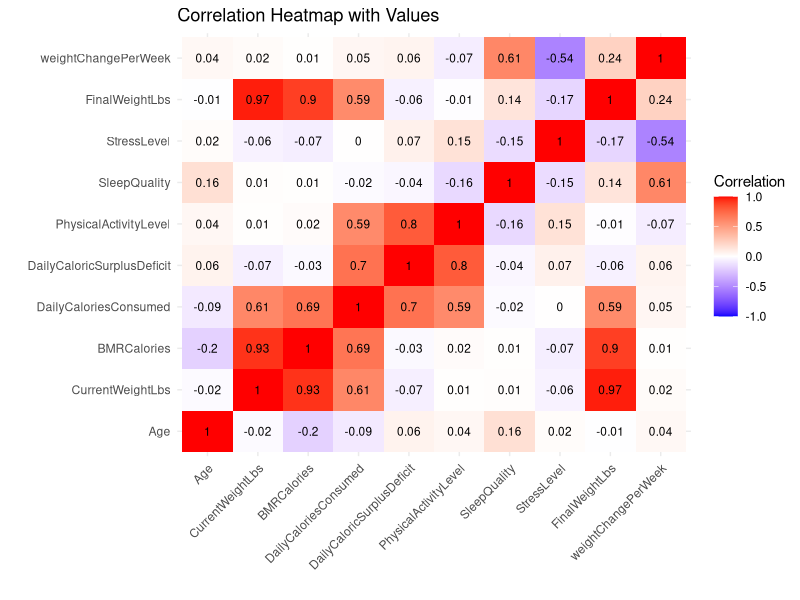
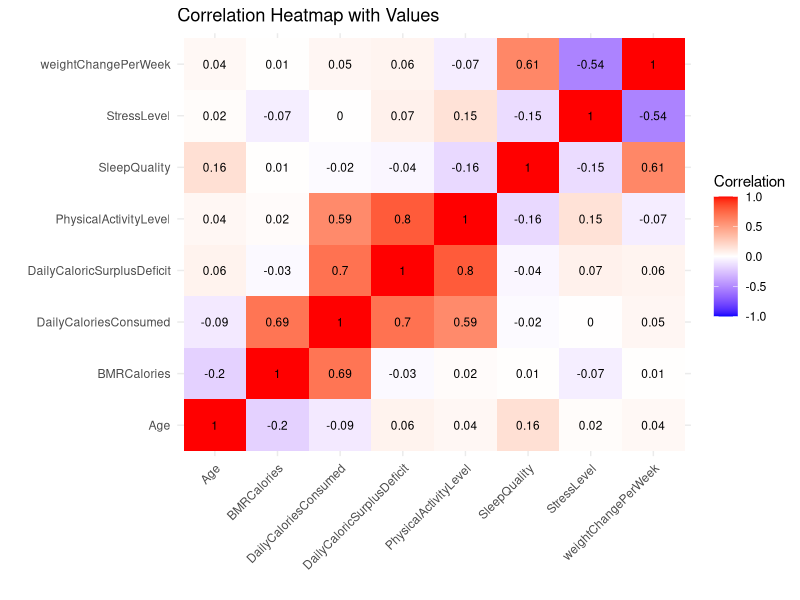
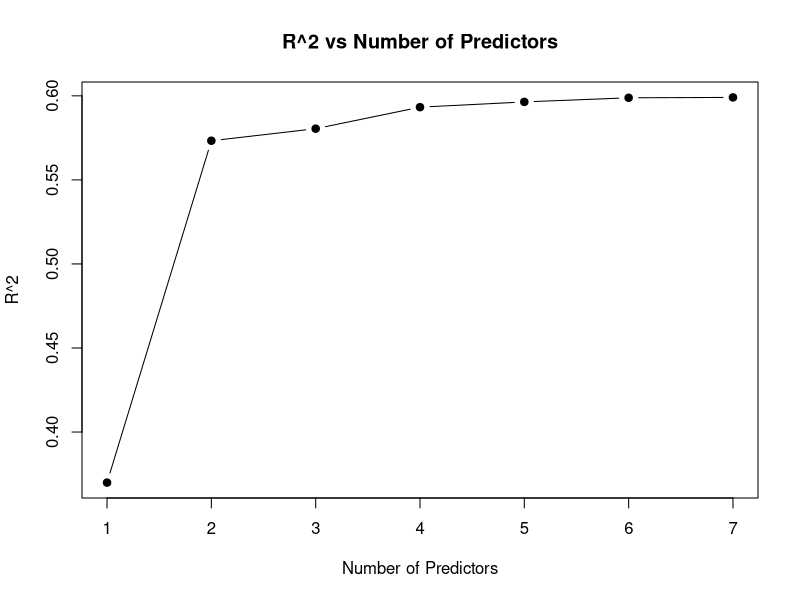
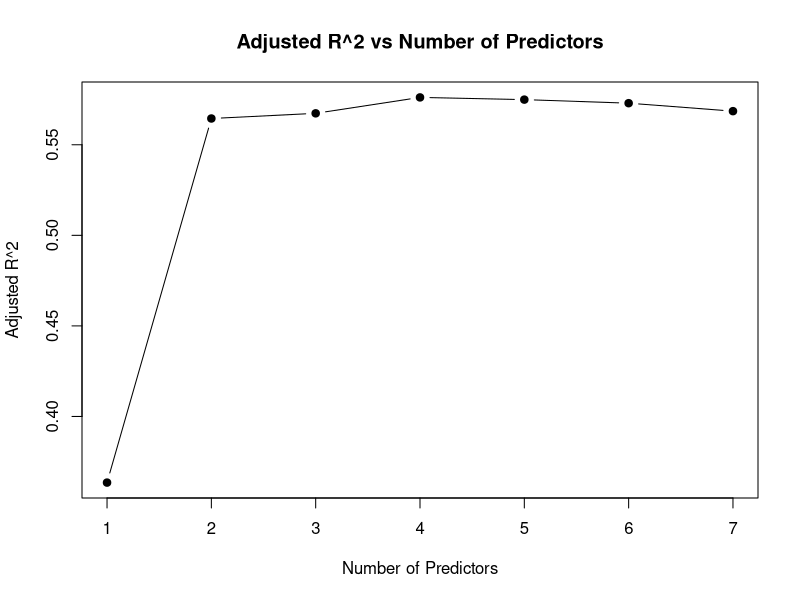
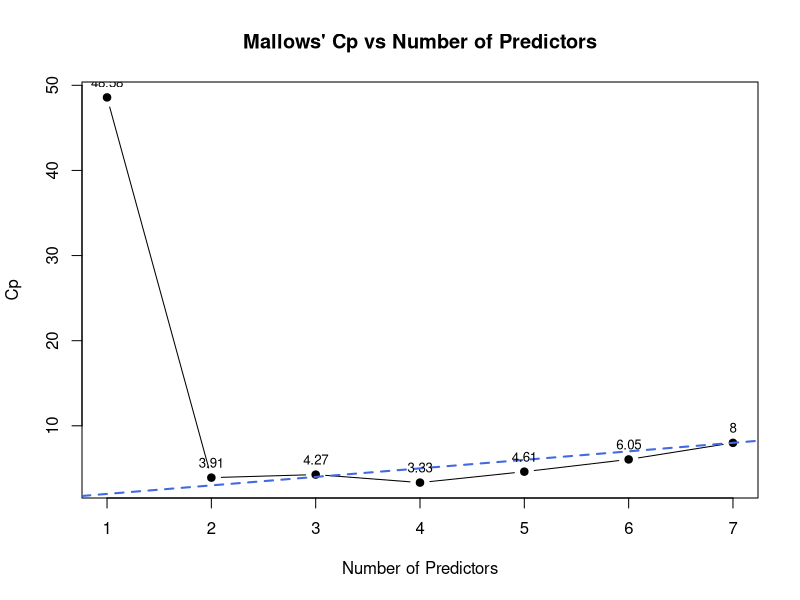
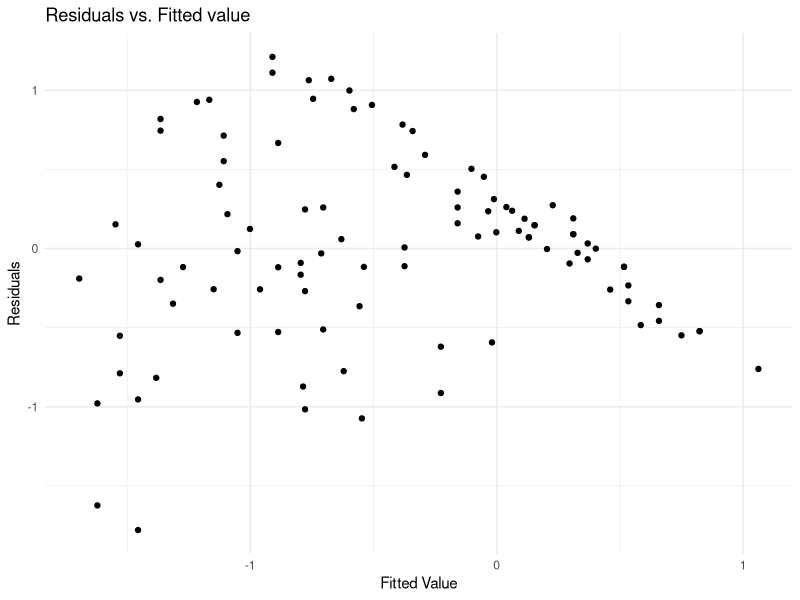

Recreate these plots in R, in order. (Note: this script raises an error after producing the figures.)
## ---- chunk 1
knitr::opts_chunk$set(echo = TRUE)
## ---- chunk 2
library(leaps)
library(dplyr)
library(ggplot2)
library(car)
library(reshape2)
## ---- chunk 3
weightData <- read.table("weight_change_dataset.csv", header=TRUE, sep=",")
head(weightData)
## ---- chunk 4

#we treate sleep quality, physical activity level and stress level treat as continuous variables since the levels have a meaningful progression or rank (e.g., increasing physical effort or impact on health).

cleanWeight <- weightData %>%
  mutate(
    Sleep.Quality = case_when(
      Sleep.Quality == "Excellent" ~ 4,
      Sleep.Quality == "Good" ~ 3,
      Sleep.Quality == "Fair" ~ 2,
      Sleep.Quality == "Poor" ~ 1
    ),Physical.Activity.Level = case_when(
      Physical.Activity.Level == "Sedentary" ~ 1,
      Physical.Activity.Level == "Lightly Active" ~ 2,
      Physical.Activity.Level == "Moderately Active" ~ 3,
      Physical.Activity.Level == "Very Active" ~ 4
    )
  )


colnames(cleanWeight) <- c(
  "ParticipantID", "Age", "Gender", 
  "CurrentWeightLbs", "BMRCalories", "DailyCaloriesConsumed", 
  "DailyCaloricSurplusDeficit", "WeightChangeLbs", "DurationWeeks", 
  "PhysicalActivityLevel", "SleepQuality", "StressLevel", 
  "FinalWeightLbs"
)

# Convert categorical variables into factors
cleanWeight <- cleanWeight %>%
  mutate(
    Gender = factor(Gender, levels = c("M", "F"))
  )

#make ratio by weight and duration
#by gradescope suggestion 3

cleanWeight <- cleanWeight %>%
  mutate(weightChangePerWeek = WeightChangeLbs / DurationWeeks) %>%
  select(-ParticipantID, -WeightChangeLbs, -DurationWeeks)

head(cleanWeight)
## ---- chunk 5
numeric_data <- cleanWeight %>%
  select(where(is.numeric))

# Compute correlation matrix
cor_matrix <- cor(numeric_data, use = "complete.obs")

# Melt the correlation matrix for visualization
cor_melt <- melt(cor_matrix)

# Create the heatmap
ggplot(cor_melt, aes(x = Var1, y = Var2, fill = value)) +
  geom_tile() +
  geom_text(aes(label = round(value, 2)), color = "black", size = 3) +
  scale_fill_gradient2(low = "blue", high = "red", mid = "white", midpoint = 0, 
                       limit = c(-1, 1), space = "Lab", name = "Correlation") +
  theme_minimal() +
  theme(axis.text.x = element_text(angle = 45, hjust = 1)) +
  labs(title = "Correlation Heatmap with Values", x = "", y = "")
## ---- chunk 6
cleanWeight <- cleanWeight %>%
  select(-CurrentWeightLbs, -FinalWeightLbs) 

#QUESTION: should I exclude Final weight?
## ---- chunk 7

numeric_data <- cleanWeight %>%
  select(where(is.numeric))
# Compute correlation matrix
cor_matrix <- cor(numeric_data, use = "complete.obs")

# Melt the correlation matrix for visualization
cor_melt <- melt(cor_matrix)

# Create the heatmap
ggplot(cor_melt, aes(x = Var1, y = Var2, fill = value)) +
  geom_tile() +
  geom_text(aes(label = round(value, 2)), color = "black", size = 3) +
  scale_fill_gradient2(low = "blue", high = "red", mid = "white", midpoint = 0, 
                       limit = c(-1, 1), space = "Lab", name = "Correlation") +
  theme_minimal() +
  theme(axis.text.x = element_text(angle = 45, hjust = 1)) +
  labs(title = "Correlation Heatmap with Values", x = "", y = "")
## ---- chunk 8
vif_model <- lm(weightChangePerWeek ~ ., data = cleanWeight)

# Calculate VIF
vif_values <- vif(vif_model)

# Print VIF values
print(vif_values)
## ---- chunk 9
#Incredible High VIF mulicolinearly so delete one vairable
cleanWeight <- cleanWeight %>%
  select(-DailyCaloricSurplusDeficit)


vif_model <- lm(weightChangePerWeek ~ ., data = cleanWeight)

# Calculate VIF
vif_values <- vif(vif_model)

# Print VIF values
print(vif_values)
## ---- chunk 10

s = regsubsets(weightChangePerWeek~., data=cleanWeight, method="exhaustive")
ss <- summary(s)
ss
## ---- chunk 11
num_predictors <- rownames(ss$which)


plot(num_predictors, ss$rsq, type = "b", pch = 19,
     main = "R^2 vs Number of Predictors",
     xlab = "Number of Predictors", ylab = "R^2")

# Plot Adjusted R^2
plot(num_predictors, ss$adjr2, type = "b", pch = 19,
     main = "Adjusted R^2 vs Number of Predictors",
     xlab = "Number of Predictors", ylab = "Adjusted R^2")


num_predictors <- 1:length(ss$cp) 
cp_values <- ss$cp

# Plot Cp 
plot(num_predictors, cp_values, type = "b", pch = 19,
     main = "Mallows' Cp vs Number of Predictors",
     xlab = "Number of Predictors", ylab = "Cp")

abline(a = 1, b = 1, col = "royalblue", lty = 2, lwd = 2)

text(num_predictors, cp_values, labels = round(cp_values, 2), pos = 3, cex = 0.8, col = "black")

## ---- chunk 12
regLab <- lm(weightChangePerWeek ~ PhysicalActivityLevel + StressLevel + SleepQuality,  cleanWeight)
summary(regLab)
## ---- chunk 13
ggplot(regLab, aes(x = regLab$fitted.values, y = regLab$residuals)) +
  geom_point() +
  labs(title = "Residuals vs. Fitted value",
       x = "Fitted Value", y = "Residuals") +
  theme_minimal()

## ---- chunk 14

squared_errors <- numeric(n)

for (i in 1:n) {
  train_data <- cleanWeight[-i, ]
  test_data <- cleanWeight[i, , drop = FALSE]
  
  predicted <- predict(regLab, newdata = test_data)
  
  squared_errors[i] <- (test_data$weightChangePerWeek - predicted)^2
}

loocv_mse <- mean(squared_errors)
cat("LOOCV Mean Squared Error:", loocv_mse, "\n")
## ---- chunk 15
predictors <- c("DailyCaloriesConsumed", "BMRCalories","PhysicalActivityLevel", "Age","SleepQuality", "StressLevel")

# Plot each predictor
for (var in predictors) {
  print(
    ggplot(cleanWeight, aes_string(x = var, y = "weightChangePerWeek", color = "Gender")) +
      geom_point(alpha = 0.6) +
      labs(title = paste("Interaction:", var, "vs Weight Change by Gender"),
           x = var, y = "Weight Change per Week") +
      theme_minimal()
  )
}
#It seems BMRCalories will have different trend relative to gender
## ---- chunk 16
regWithInteraction <- lm(weightChangePerWeek ~ Age + Gender * BMRCalories + DailyCaloriesConsumed + PhysicalActivityLevel + StressLevel + SleepQuality,  cleanWeight)
regWithoutInteraction <- lm(weightChangePerWeek ~ . , cleanWeight)

## ---- chunk 17
summary(regWithoutInteraction)
#according to the p value the interaction is useless
## ---- chunk 18

summary(regWithInteraction)
## ---- chunk 19
reg1 <- lm(weightChangePerWeek ~ Age + Gender + BMRCalories + DailyCaloriesConsumed + StressLevel + SleepQuality, cleanWeight)
summary(reg1)
## ---- chunk 20
reg2 <- lm(weightChangePerWeek ~ Gender + BMRCalories + DailyCaloriesConsumed + StressLevel + SleepQuality, cleanWeight)
summary(reg2)
## ---- chunk 21

reg3 <- lm(weightChangePerWeek ~  Gender + DailyCaloriesConsumed + StressLevel + SleepQuality , cleanWeight)
summary(reg3)
## ---- chunk 22
RSS_model <- sum(resid(reg2)^2)         
sigma2 <- summary(reg2)$sigma^2      
p <- length(coef(reg2))                
n <- nrow(cleanWeight)        

Cp <- (RSS_model / sigma2) + 2 * p - n
#valid CP 5+1

par(mfrow = c(2, 2)) 
plot(reg2)
## ---- chunk 23

RSS_model <- sum(resid(reg3)^2)         
sigma2 <- summary(reg3)$sigma^2      
p <- length(coef(reg3))                
n <- nrow(cleanWeight)        

Cp <- (RSS_model / sigma2) + 2 * p - n
#Valid CP 4+1

par(mfrow = c(2, 2)) 
plot(reg3)
## ---- chunk 24

meanDCC = mean(cleanWeight$DailyCaloriesConsumed)
reg_cubic <- lm(weightChangePerWeek ~ Gender + 
                 I((meanDCC-DailyCaloriesConsumed)^3) + SleepQuality + StressLevel,  data = cleanWeight)

summary(reg_cubic)
## ---- chunk 25

par(mfrow = c(2, 2)) 
plot(reg_cubic)
## ---- chunk 26
squared_errors <- numeric(n)

# Perform LOOCV
for (i in 1:n) {
  train_data <- cleanWeight[-i, ]
  test_data <- cleanWeight[i, , drop = FALSE]
  loocv_model <- lm(weightChangePerWeek ~ Gender + I((meanDCC - DailyCaloriesConsumed)^3) + SleepQuality + StressLevel, data = train_data)
  predicted <- predict(loocv_model, newdata = test_data)
  squared_errors[i] <- (test_data$weightChangePerWeek - predicted)^2
}

loocv_mse <- mean(squared_errors)
cat("LOOCV Mean Squared Error:", loocv_mse, "\n")
